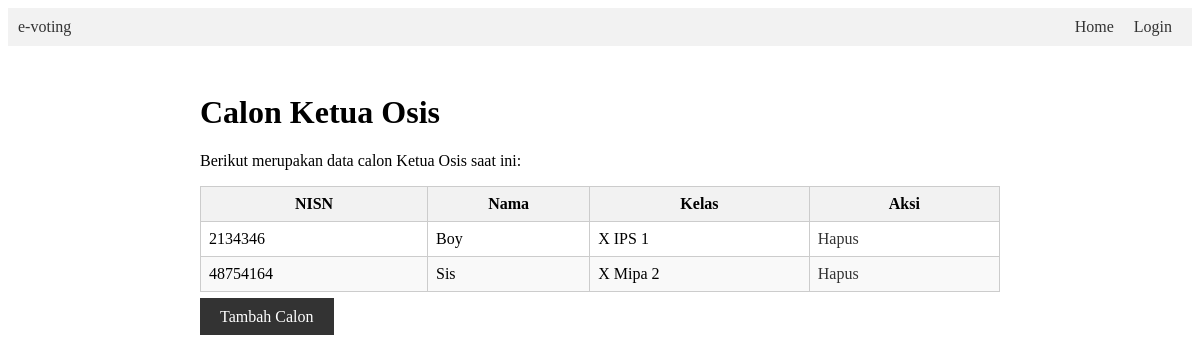
Screenshot of /calon_ketua_osis.php with the database file from the repository.
### tables this page shows
CREATE TABLE `calon` (
  `nisn` varchar(20) NOT NULL,
  `visi` varchar(5000) NOT NULL,
  `misi` varchar(5000) NOT NULL,
  `prestasi` varchar(5000) NOT NULL,
  `rencana_program_kerja` varchar(10000) NOT NULL,
  `bakat_minat` varchar(5000) NOT NULL,
  `id_pemilihan` int(11) NOT NULL,
  `foto` varchar(100) NOT NULL
);

CREATE TABLE `siswa` (
  `nisn` varchar(20) NOT NULL,
  `nama` varchar(50) NOT NULL,
  `pass` varchar(50) NOT NULL,
  `alamat` varchar(250) NOT NULL,
  `kelas` varchar(100) NOT NULL,
  `jenis_kelamin` varchar(10) NOT NULL
);

### calon_ketua_osis.php (the view, shortened to what this page needs)
<?php
include "koneksi.php";
?>
<!DOCTYPE html>
<html lang="en">
<head>
	<link rel="stylesheet" href="style.css">
</head>
<body>
	<?php include "navbar.php" ?>
	<div class="container">
		<h1>Calon Ketua Osis</h1>
		<p>Berikut merupakan data calon Ketua Osis saat ini:</p>
		<table>
			<thead>
				<tr>
					<th>NISN</th>
					<th>Nama</th>
					<th>Kelas</th>
					<th>Aksi</th>
				</tr>
			</thead>
			<tbody>
				<?php
					$sql = "SELECT * FROM siswa, calon where siswa.nisn = calon.nisn AND id_pemilihan = '1'";
					$result = $koneksi->query($sql);
					while ($row = $result->fetch_assoc()) {
						echo "<tr>";
						echo "<td>" . $row['nisn'] . "</td>";
						echo "<td>" . $row['nama'] . "</td>";
						echo "<td>" . $row['kelas'] . "</td>";
						echo "<td><a href='process_hapus_calon.php?nisn=" . $row['nisn'] . "'>Hapus</a></td>";
						echo "</tr>";
					}
				?>
			</tbody>
		</table>
		<div class="spacer"></div>
		<a class="btn" href="tambah_calon.php">Tambah Calon</a>
	</div>
</body>
</html>

### style.css (style rules this page uses)
:root { box-sizing: border-box; }
a { text-decoration: none; color: #333; margin-right: 10px; }
.container { margin-top: 3rem; max-width: 800px; margin-inline: auto; }
button, input[type="submit"], .btn { background-color: #333; color: #fff; padding: 10px 20px; border: none; cursor: pointer; }
table { border-collapse: collapse; width: 100%; }
table th, table td { border: 1px solid #ccc; padding: 8px; }
table th { background-color: #f2f2f2; }
table tbody tr:nth-child(even) { background-color: #f9f9f9; }
.spacer { padding: 0.5rem; }

### rows the page displays
calon: nisn "2134346", nisn.nama "Boy", nisn.kelas "X IPS 1"
calon: nisn "48754164", nisn.nama "Sis", nisn.kelas "X Mipa 2"
